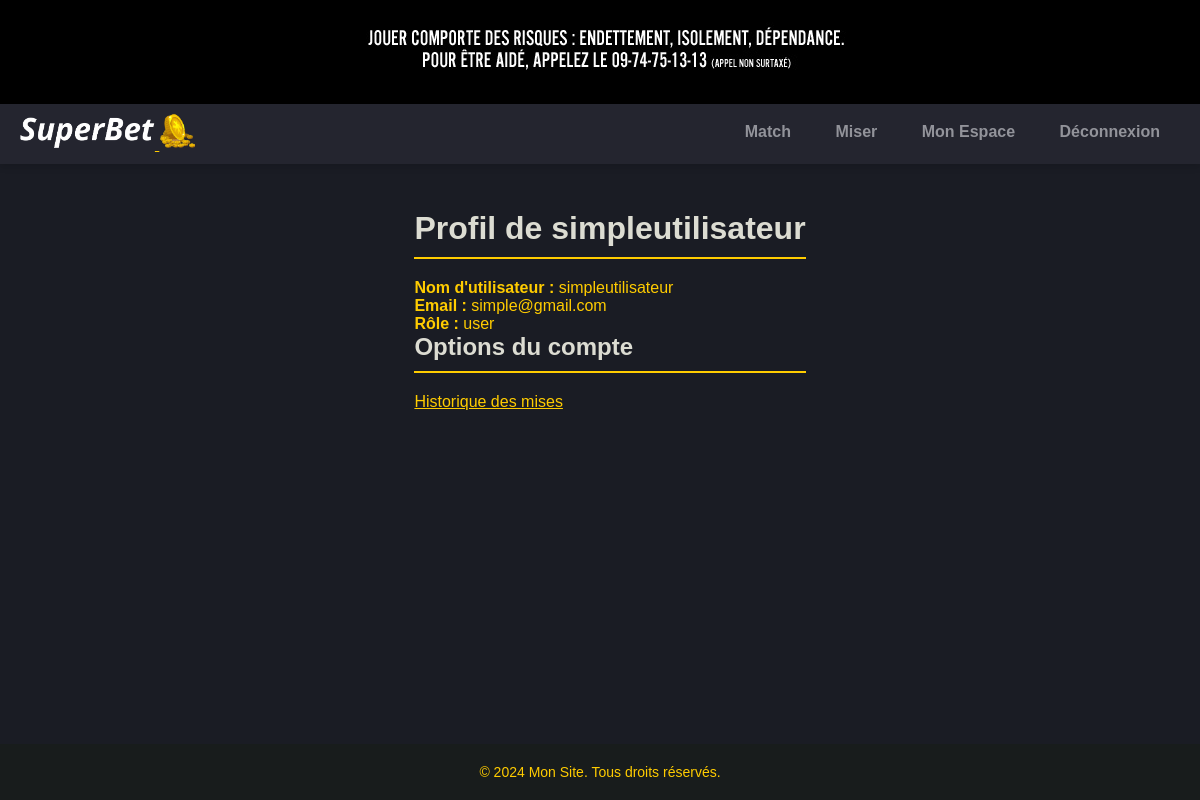
Screenshot of /ECF/public/profile.php (signed in) with the database file from the repository.
### tables this page shows
CREATE TABLE `users` (
  `id` int(11) NOT NULL,
  `username` varchar(50) NOT NULL,
  `password` varchar(255) NOT NULL,
  `created_at` timestamp NOT NULL DEFAULT current_timestamp(),
  `email` varchar(255) NOT NULL,
  `role` varchar(255) DEFAULT 'user'
);

### ECF/public/profile.php (the view, shortened to what this page needs)
<?php
include '../includes/header.php';
$query = 'SELECT * FROM users WHERE id = :user_id';
$stmt = $pdo->prepare($query);
$stmt->execute(['user_id' => $_SESSION['user_id']]);
$user = $stmt->fetch(PDO::FETCH_ASSOC);
?>
<!DOCTYPE html>
<html lang="fr">
<head>
    <link rel="stylesheet" href="../css/styles.css">
</head>
<body>
    <header>
        <img src="../img/warn-anj.png" alt="Bannière" class="banner-image">
    </header>
    <main class="content">
        <div class="profile-container">
            <h1>Profil de <?= htmlspecialchars($user['username']) ?></h1>
            <p><strong>Nom d'utilisateur :</strong> <?= htmlspecialchars($user['username']) ?></p>
            <p><strong>Email :</strong> <?= htmlspecialchars($user['email']) ?></p>
            <p><strong>Rôle :</strong> <?= htmlspecialchars($user['role']) ?></p>
            <h2>Options du compte</h2>
            <ul class="account-options">
                <li><a href="bet_history.php">Historique des mises</a></li>
            </ul>
        </div>
    </main>
    <footer>
        <p>© 2024 Mon Site. Tous droits réservés.</p>
    </footer>
</body>
</html>

### ECF/css/styles.css (style rules this page uses)
* { margin: 0; padding: 0; color: #ffcc00; box-sizing: border-box; font-family: Arial, sans-serif; }
body { background-color: #1a1c24; background-size: cover; background-attachment: fixed; background-position: center; background-repeat: no-repeat; color: #ffcc00; display: flex; flex-direction: column; min-height: 100vh; }
.content { padding-left: 20px; padding-top: 10px; }
header { position: fixed; top: 0; left: 0; width: 100%; background-color: #000000; color: #fff; padding: 20px; text-align: center; z-index: 1000; }
ul { list-style-type: none; padding: 0; }
html, body { height: 100%; margin: 0; }
body { display: flex; flex-direction: column; }
footer { background-color: #181c1c; color: #ffcc00; padding: 20px; font-size: 14px; text-align: center; position: relative; bottom: 0; left: 0; width: 100%; box-sizing: border-box; margin-top: auto; / }
ul { list-style: none; padding: 0; }
.content { margin-top: 200px; display: flex; justify-content: center; align-items: center; }
.content { display: flex; align-items: flex-start; }
.banner-image { max-width: 100%; height: auto; }
h1, h2 { color: #dcdcd2; border-bottom: 2px solid #ffcc00; padding-bottom: 10px; margin-bottom: 20px; }

### rows the page displays
users: username "simpleutilisateur", email "simple@gmail.com", role "user"
